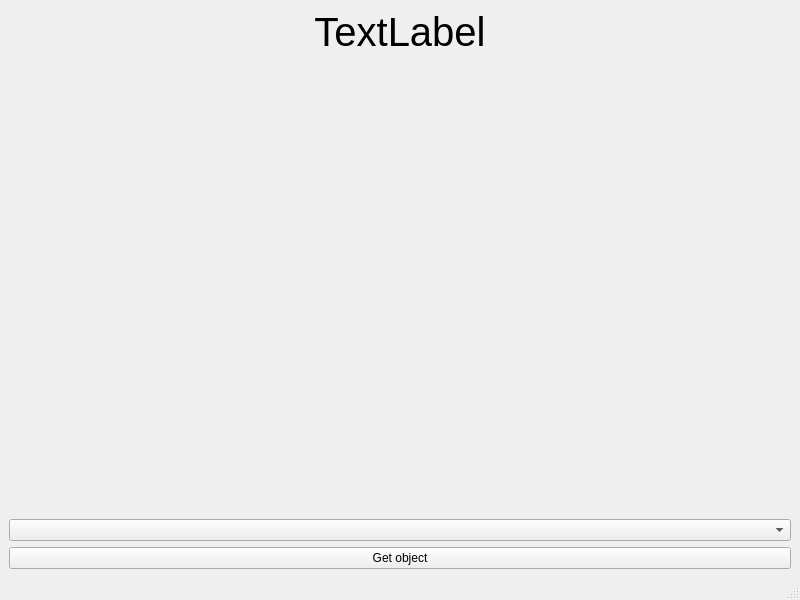
<?xml version="1.0" encoding="UTF-8"?>
<ui version="4.0">
 <class>MainWindow</class>
 <widget class="QMainWindow" name="MainWindow">
  <property name="geometry">
   <rect>
    <x>0</x>
    <y>0</y>
    <width>800</width>
    <height>600</height>
   </rect>
  </property>
  <property name="windowTitle">
   <string>MainWindow</string>
  </property>
  <widget class="QWidget" name="centralwidget">
   <layout class="QVBoxLayout" name="verticalLayout">
    <item>
     <widget class="QLabel" name="lblMain">
      <property name="font">
       <font>
        <pointsize>30</pointsize>
       </font>
      </property>
      <property name="text">
       <string>TextLabel</string>
      </property>
      <property name="alignment">
       <set>Qt::AlignCenter</set>
      </property>
     </widget>
    </item>
    <item>
     <spacer name="verticalSpacer">
      <property name="orientation">
       <enum>Qt::Vertical</enum>
      </property>
      <property name="sizeHint" stdset="0">
       <size>
        <width>20</width>
        <height>393</height>
       </size>
      </property>
     </spacer>
    </item>
    <item>
     <widget class="QComboBox" name="cmbDbms"/>
    </item>
    <item>
     <widget class="QPushButton" name="btnGetObject">
      <property name="text">
       <string>Get object</string>
      </property>
     </widget>
    </item>
   </layout>
  </widget>
  <widget class="QMenuBar" name="menubar">
   <property name="geometry">
    <rect>
     <x>0</x>
     <y>0</y>
     <width>800</width>
     <height>26</height>
    </rect>
   </property>
  </widget>
  <widget class="QStatusBar" name="statusbar"/>
 </widget>
 <resources/>
 <connections/>
</ui>
